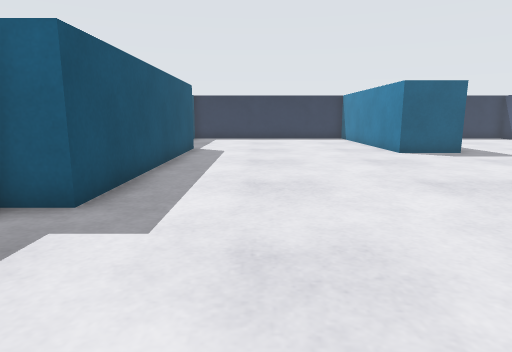
[1] (above)

12 first-person views from a walk through a world built for the Gazebo simulator. The camera is 0.69 m above the floor, tilts 10° down and sees 75° across. The floor is counted in squares, 0.5 m on a side. Each view is taken from the middle of a square. On the plan, view 1 faces up. The plan holds only what a view shows up to about 15 squares ahead; the rest is blank. The place goes on beyond the plan. Robots are left out.

[2]
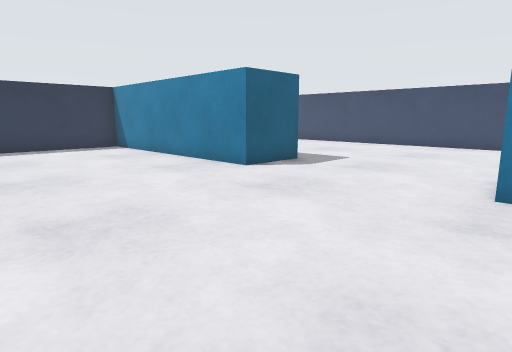

[3]
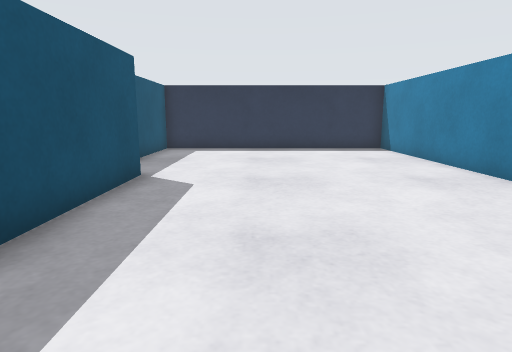

[4]
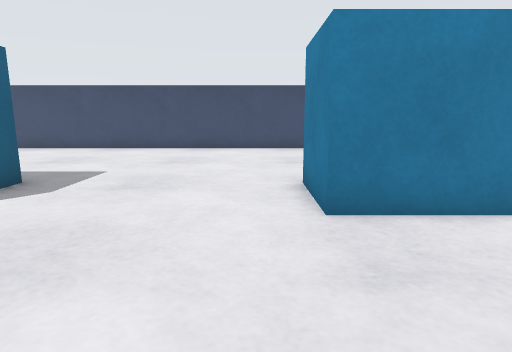

[5]
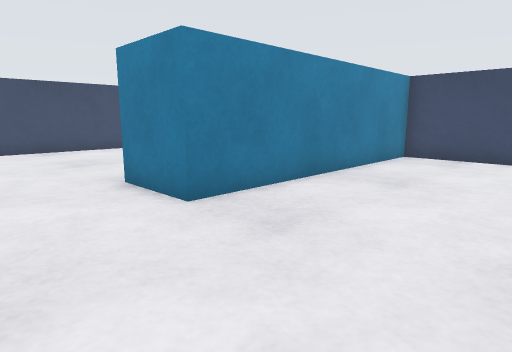

[6]
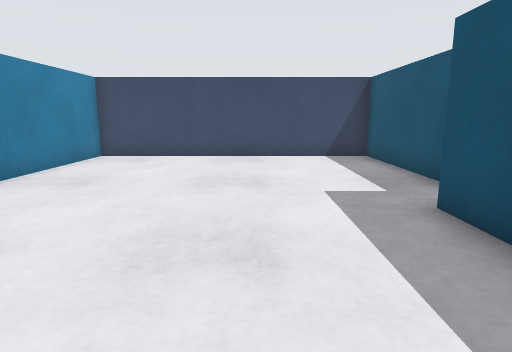

[7]
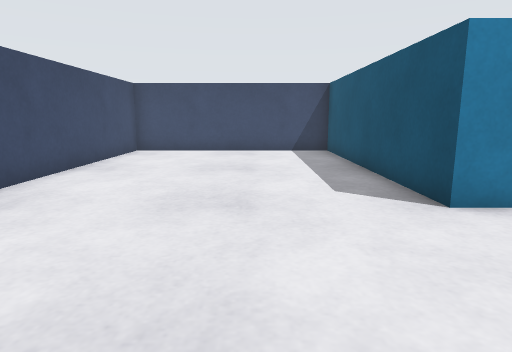

[8]
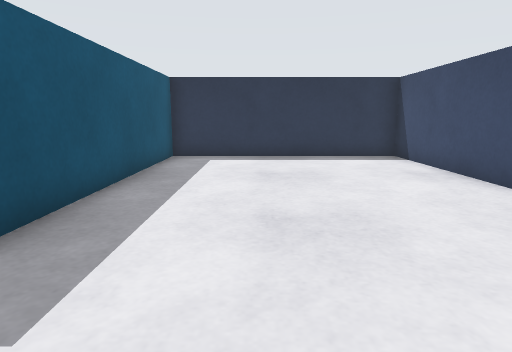

[9]
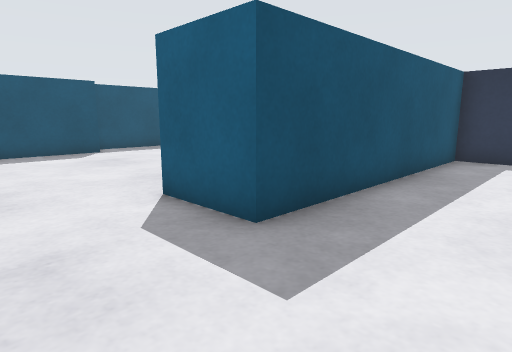

[10]
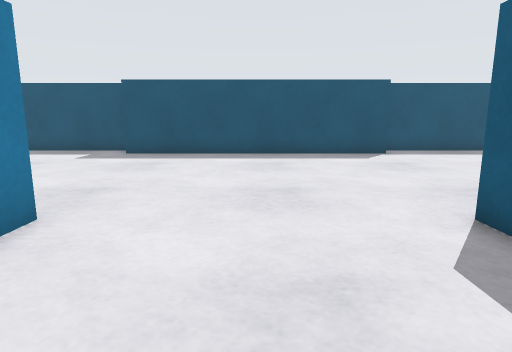

[11]
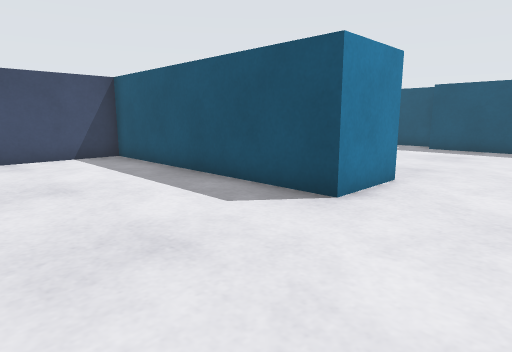

[12]
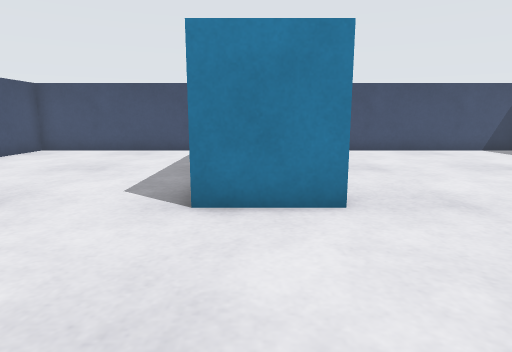

### Floor plan
Key: @ floor where view 1 was taken; # wall or solid block; . floor; B blue box.
Columns run from 4 left of view 1 to 16 right of it. Each row starts with its distance up from view 1.
 22 #####################
 21 B.........B B.......#
 20 B.........B B.......#
 19 B.........B B.......#
 18 B.........B B.......#
 17 B.........B B.......#
 16 B.........B B.......#
 15 BB........B B.......#
 14  B........B B.......#
 13  B........BBB.......#
 12  B..................#
 11  B..................#
 10  B..................#
  9  B..................#
  8  B..................#
  7  B........BBB.......#
  6  B........B B.......#
  5 BB........B B.......#
  4 B.........B B.......#
  3 B.........B B.......#
  2 B.........B B.......#
  1 B.........B B.......#
  0 B...@.....B B.......#
 -1 B.........B B.......#
 -2 ########### #########

Positions as (right, up) in squares from view 1, and headings:
1: (0, 0), facing up
2: (-1, 6), facing up-right
3: (0, 7), facing up
4: (1, 8), facing right
5: (1, 10), facing down-right
6: (0, 10), facing down
7: (11, 12), facing down
8: (11, 10), facing up
9: (11, 10), facing up-left
10: (10, 10), facing left
11: (13, 10), facing down-left
12: (7, 12), facing down
